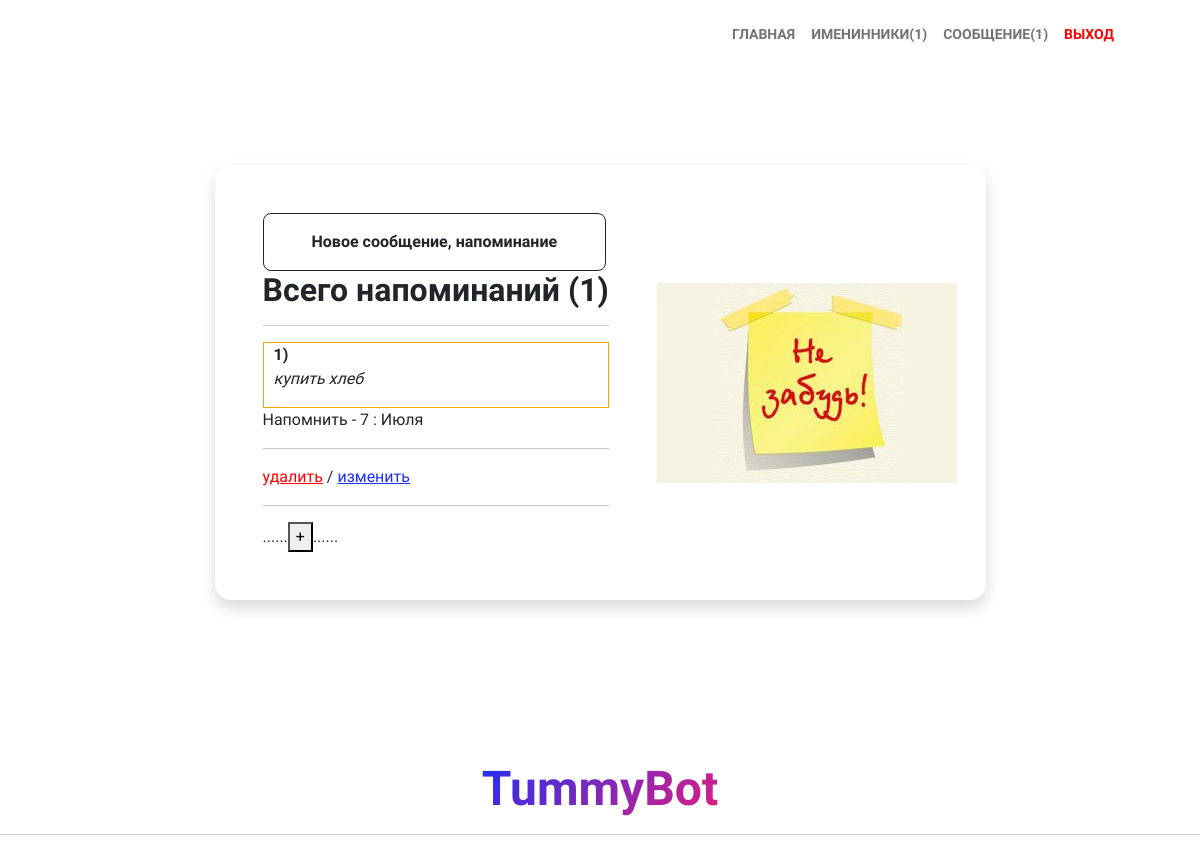
Before: /users/messages/ (signed in) with the older database file.
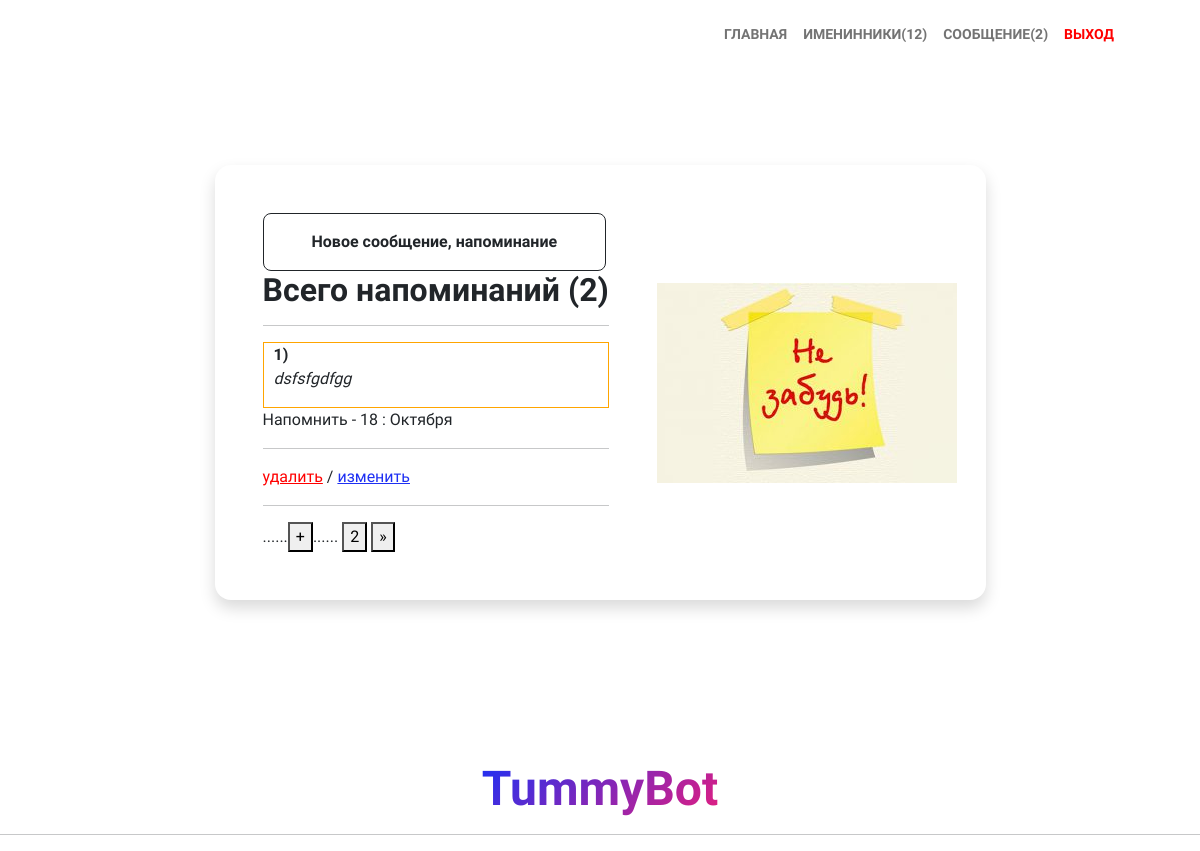
After: the same page with the newer database file.
### reminders/models.py (models this page shows, shortened)
class Reminder(models.Model):
    reminder = models.TextField()
    day = models.ForeignKey(Day, on_delete=models.CASCADE)
    month = models.ForeignKey(Month, on_delete=models.CASCADE)
    user = models.ManyToManyField(SiteUser)

class Day(models.Model):
    day = models.IntegerField(unique=True)
    def __str__(self):
        return '{}'.format(self.day)

class Month(models.Model):
    month = models.CharField(max_length=12, unique=True)
    def __str__(self):
        return self.month

### reminders/views.py (the view)
# urls.py: path('messages/', views.MessagListView.as_view(), name='messages'),
class MessagListView(ListView, HumanContextMixin):
    model = Reminder
    template_name = 'reminders/messages.html'
    context_object_name = 'reminder'
    paginate_by = 1
    def get_queryset(self):
        return Reminder.objects.filter(user=self.request.user)

### reminders/context_processors.py (called while the page is built)
def name_bot(request):
    return {"name_bot": 'TummyBot'}

def story(request):
    try:
        story = Birthday_boy.objects .filter(user = request.user).latest('id')
        return {"story": story}
    except TypeError:
        return {"story": ''}
    except ObjectDoesNotExist:
        return {"story": ''}

### reminders/views.py (called while the page is built)
    def get_context_data(self, *args, **kwargs):
        context = super().get_context_data(*args, **kwargs)
        context['count'] = Birthday_boy.objects.filter(user=self.request.user).count()
        context['count_messages'] = Reminder.objects.filter(user=self.request.user).count()
        context['date_time'] = date_time.date()
        return context

### reminders/templates/reminders/messages.html (shortened to what this page needs)
{% extends "base.html" %}
{% load static %}
{% block index %}
<section class="py-5">
    <div class="container px-5 mb-5">
        <div class="row gx-5 justify-content-center">
            <div class="col-lg-11 col-xl-9 col-xxl-8">
                <div class="card overflow-hidden shadow rounded-4 border-0 mb-5">
                    <div class="card-body p-0">
                        <div class="d-flex align-items-center">
                            <div class="p-5">
                                <a class="btn btn-outline-dark btn-lg px-5 py-3 fs-6 fw-bolder"
                                   href="{% url 'blog_site:messages_create' %}">Новое сообщение, напоминание</a>
                                <h2 class="fw-bolder">Всего напоминаний ({{count_messages}}) </h2>
                                <p> {%for i in reminder%}
                                <hr>
                                <div class="outline">
                                    <b>{{ page_obj.number }})</b>
                                    <p>
                                  <i>  {{i.reminder}}</i>
                                </div>
                                <p>Напомнить - {{i.day}} : {{i.month}}</p>
                                <hr>
                                <a href="{% url 'blog_site:messages_delete' pk=i.pk %}" style="color: red;">удалить</a>
                                /
                                <a href="{% url 'blog_site:messages_update' pk=i.pk %}"> изменить</a>
                                {% endfor %}
                                <hr>
                                <div class="pagination">
                                 <span class="step-links">
           ......<a href="{% url 'blog_site:messages_create' %}" title="Добавить" style="text-align: center"><button>+</button></a>......
        {% if page_obj.has_next %}
    <a href="?page={{ page_obj.paginator.num_pages }}" style="text-align: center"><button>{{ page_obj.paginator.num_pages }}</button></a>
    <a href="?page={{ page_obj.next_page_number }}" style="text-align: center"><button>&raquo;</button></a>
        {% endif %}
    </span>
                                </div>
                            </div>
                            <img class="img-fluid" src="{% static 'assets/reminder.png' %}" alt="..."/>
                        </div>
                    </div>
                </div>
            </div>
        </div>
    </div>
</section>
 <div class="row gx-5 justify-content-center">
            <div class="col-xxl-8">
                <div class="text-center my-3">
                    <h4 class="display-5 fw-bolder"><span class="text-gradient d-inline">{{name_bot}}</span></h4>
<hr>
                    </div>
                </div>
            </div>
{% endblock %}

### templates/base.html (shortened to what this page needs)
{%load static%}
<!DOCTYPE html>
<html lang="en">
    <head>
        <link href="https://cdn.jsdelivr.net/npm/bootstrap-icons@1.8.1/font/bootstrap-icons.css" rel="stylesheet" />
        <link href="{% static 'css/styles.css' %}" rel="stylesheet" />
    </head>
    <body class="d-flex flex-column h-100">
        <main class="flex-shrink-0">
            <nav class="navbar navbar-expand-lg navbar-light bg-white py-3">
                <div class="container px-5">
                    <div class="collapse navbar-collapse" id="navbarSupportedContent">
                        <ul class="navbar-nav ms-auto mb-2 mb-lg-0 small fw-bolder">
                    {% if user.is_authenticated %}
                    <li class="nav-item"><a class="nav-link" href="{% url 'blog_site:index'%}">ГЛАВНАЯ</a></li>
                    <li class="nav-item"><a class="nav-link" href="{% url 'blog_site:radmi_list' %}">ИМЕНИННИКИ({{count}})</a></li>
                    <li class="nav-item"><a class="nav-link" href="{% url 'blog_site:messages' %}">СООБЩЕНИЕ({{count_messages}})</a></li>
                    <li class="nav-item"><a class="nav-link" href="{% url 'users:logout' %}" style="color: red;">ВЫХОД</a></li>
                    {% else %}
                    <li class="nav-item"><a class="nav-link" href="{% url 'users:register' %}">РЕГИСТРАЦИЯ</a></li>
                    <li class="nav-item"><a class="nav-link" href="{% url 'users:login' %}">ВХОД</a></li>
                    {% endif %}
                        </ul>
                     </div>
                </div>
            </nav>
           {% block index %}{% endblock %}
        </main>
    </body>
</html>

### reminders/templates/reminders/messages.html (style rules this page uses)
.outline { border: 1px solid orange; padding: 0 10px; }

Changed rows visible on the page:
removed Reminder: number "1", reminder "купить хлеб", day "7", month "Июля"
added Reminder: number "1", reminder "dsfsfgdfgg", day "18", month "Октября"
Other visible differences:
{{ count }}: "1" → "12"
{{ count_messages }}: "1" → "2"
{{ page_obj.paginator.num_pages }}: (not shown) → "2"
